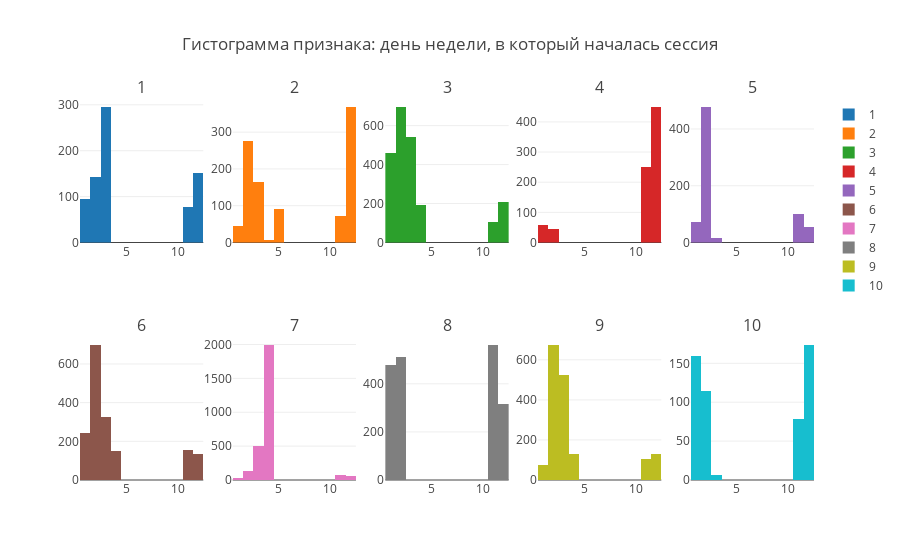

The notebook cell saved with this chart:
### Code cell
fig = tools.make_subplots(rows=2, cols=5, subplot_titles=a)
for idx, (user, sub_df) in  enumerate(pd.groupby(new_features_10users, 'lab')): 
    trace = go.Histogram(x = sub_df['month'], name=user)
    fig.append_trace(trace, int(idx/5)+1, int(idx%5)+1)
    
fig['layout'].update(title=u'Гистограмма признака: Месяц начала сессии')
iplot(fig)

### Figure 1 — Plotly figure (JSON) as saved in the notebook; plotly's stock layout.template omitted (floating-point values rounded to 4 significant figures; data arrays with more than 128 entries replaced by an {"elided": "..."} marker saying what was removed)
{"data": [{"name": 1, "type": "histogram", "x": {"elided": "760 int values"}, "xaxis": "x1", "yaxis": "y1"}, {"name": 2, "type": "histogram", "x": {"elided": "1022 int values"}, "xaxis": "x2", "yaxis": "y2"}, {"name": 3, "type": "histogram", "x": {"elided": "2204 int values"}, "xaxis": "x3", "yaxis": "y3"}, {"name": 4, "type": "histogram", "x": {"elided": "802 int values"}, "xaxis": "x4", "yaxis": "y4"}, {"name": 5, "type": "histogram", "x": {"elided": "720 int values"}, "xaxis": "x5", "yaxis": "y5"}, {"name": 6, "type": "histogram", "x": {"elided": "1712 int values"}, "xaxis": "x6", "yaxis": "y6"}, {"name": 7, "type": "histogram", "x": {"elided": "2796 int values"}, "xaxis": "x7", "yaxis": "y7"}, {"name": 8, "type": "histogram", "x": {"elided": "1868 int values"}, "xaxis": "x8", "yaxis": "y8"}, {"name": 9, "type": "histogram", "x": {"elided": "1643 int values"}, "xaxis": "x9", "yaxis": "y9"}, {"name": 10, "type": "histogram", "x": {"elided": "534 int values"}, "xaxis": "x10", "yaxis": "y10"}], "layout": {"annotations": [{"font": {"size": 16}, "showarrow": false, "text": 1, "x": 0.084, "xanchor": "center", "xref": "paper", "y": 1, "yanchor": "bottom", "yref": "paper"}, {"font": {"size": 16}, "showarrow": false, "text": 2, "x": 0.292, "xanchor": "center", "xref": "paper", "y": 1, "yanchor": "bottom", "yref": "paper"}, {"font": {"size": 16}, "showarrow": false, "text": 3, "x": 0.5, "xanchor": "center", "xref": "paper", "y": 1, "yanchor": "bottom", "yref": "paper"}, {"font": {"size": 16}, "showarrow": false, "text": 4, "x": 0.708, "xanchor": "center", "xref": "paper", "y": 1, "yanchor": "bottom", "yref": "paper"}, {"font": {"size": 16}, "showarrow": false, "text": 5, "x": 0.916, "xanchor": "center", "xref": "paper", "y": 1, "yanchor": "bottom", "yref": "paper"}, {"font": {"size": 16}, "showarrow": false, "text": 6, "x": 0.084, "xanchor": "center", "xref": "paper", "y": 0.375, "yanchor": "bottom", "yref": "paper"}, {"font": {"size": 16}, "showarrow": false, "text": 7, "x": 0.292, "xanchor": "center", "xref": "paper", "y": 0.375, "yanchor": "bottom", "yref": "paper"}, {"font": {"size": 16}, "showarrow": false, "text": 8, "x": 0.5, "xanchor": "center", "xref": "paper", "y": 0.375, "yanchor": "bottom", "yref": "paper"}, {"font": {"size": 16}, "showarrow": false, "text": 9, "x": 0.708, "xanchor": "center", "xref": "paper", "y": 0.375, "yanchor": "bottom", "yref": "paper"}, {"font": {"size": 16}, "showarrow": false, "text": 10, "x": 0.916, "xanchor": "center", "xref": "paper", "y": 0.375, "yanchor": "bottom", "yref": "paper"}], "title": "Гистограмма признака: день недели, в который началась сессия", "xaxis1": {"anchor": "y1", "domain": [0, 0.168]}, "xaxis10": {"anchor": "y10", "domain": [0.832, 1]}, "xaxis2": {"anchor": "y2", "domain": [0.208, 0.376]}, "xaxis3": {"anchor": "y3", "domain": [0.416, 0.584]}, "xaxis4": {"anchor": "y4", "domain": [0.624, 0.792]}, "xaxis5": {"anchor": "y5", "domain": [0.832, 1]}, "xaxis6": {"anchor": "y6", "domain": [0, 0.168]}, "xaxis7": {"anchor": "y7", "domain": [0.208, 0.376]}, "xaxis8": {"anchor": "y8", "domain": [0.416, 0.584]}, "xaxis9": {"anchor": "y9", "domain": [0.624, 0.792]}, "yaxis1": {"anchor": "x1", "domain": [0.625, 1]}, "yaxis10": {"anchor": "x10", "domain": [0, 0.375]}, "yaxis2": {"anchor": "x2", "domain": [0.625, 1]}, "yaxis3": {"anchor": "x3", "domain": [0.625, 1]}, "yaxis4": {"anchor": "x4", "domain": [0.625, 1]}, "yaxis5": {"anchor": "x5", "domain": [0.625, 1]}, "yaxis6": {"anchor": "x6", "domain": [0, 0.375]}, "yaxis7": {"anchor": "x7", "domain": [0, 0.375]}, "yaxis8": {"anchor": "x8", "domain": [0, 0.375]}, "yaxis9": {"anchor": "x9", "domain": [0, 0.375]}}}
